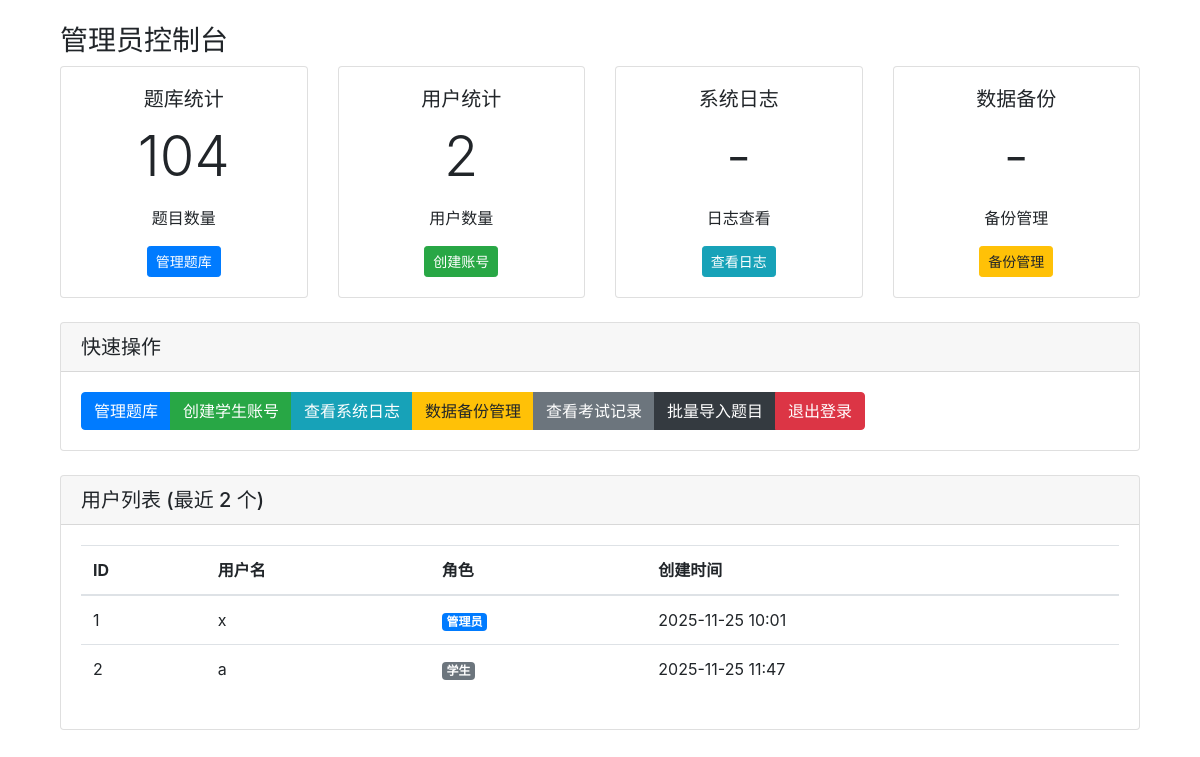
The page /admin/dashboard (signed in) on the database its author committed.
### app/models.py (models this page shows, shortened)
class User(db.Model):
    __tablename__ = 'users'
    id = db.Column(db.Integer, primary_key=True)
    username = db.Column(db.String(80), unique=True, nullable=False)
    password_hash = db.Column(db.String(200), nullable=False)
    is_admin = db.Column(db.Boolean, default=False)
    created_at = db.Column(db.DateTime, default=datetime.datetime.utcnow)

### app/admin/routes.py (the view)
@admin_bp.route('/dashboard')
@admin_required
def dashboard():
    from ..models import Question, User
    qcount = Question.query.count()
    users = User.query.limit(20).all()
    return render_template('admin/dashboard.html', qcount=qcount, users=users)

### app/admin/routes.py (called while the page is built)
def admin_required(f):
    from functools import wraps
    @wraps(f)
    def wrapper(*args, **kwargs):
        uid = session.get('user_id')
        if not uid:
            flash('请先登录', 'warning')
            return redirect(url_for('auth.login'))
        from ..models import User
        u = User.query.get(uid)
        if not u or not u.is_admin:
            flash('需要管理员权限', 'danger')
            return redirect(url_for('auth.index'))
        return f(*args, **kwargs)
    return wrapper

### app/templates/admin/dashboard.html (shortened to what this page needs)
{% extends "base.html" %}
{% block content %}
<div class="container mt-4">
    <h3>管理员控制台</h3>
    <div class="row mb-4">
        <div class="col-md-3">
            <div class="card text-center">
                <div class="card-body">
                    <h5 class="card-title">题库统计</h5>
                    <p class="card-text display-4">{{ qcount }}</p>
                    <p class="card-text">题目数量</p>
                    <a href="{{ url_for('admin.questions') }}" class="btn btn-primary btn-sm">管理题库</a>
                </div>
            </div>
        </div>
        <div class="col-md-3">
            <div class="card text-center">
                <div class="card-body">
                    <h5 class="card-title">用户统计</h5>
                    <p class="card-text display-4">{{ users|length }}</p>
                    <p class="card-text">用户数量</p>
                    <a href="{{ url_for('admin.create_student') }}" class="btn btn-success btn-sm">创建账号</a>
                </div>
            </div>
        </div>
        <div class="col-md-3">
            <div class="card text-center">
                <div class="card-body">
                    <h5 class="card-title">系统日志</h5>
                    <p class="card-text display-4">-</p>
                    <p class="card-text">日志查看</p>
                    <a href="{{ url_for('admin.view_logs') }}" class="btn btn-info btn-sm">查看日志</a>
                </div>
            </div>
        </div>
        <div class="col-md-3">
            <div class="card text-center">
                <div class="card-body">
                    <h5 class="card-title">数据备份</h5>
                    <p class="card-text display-4">-</p>
                    <p class="card-text">备份管理</p>
                    <a href="{{ url_for('admin.manage_backups') }}" class="btn btn-warning btn-sm">备份管理</a>
                </div>
            </div>
        </div>
    </div>
    <div class="card mb-4">
        <div class="card-header">
            <h5 class="mb-0">快速操作</h5>
        </div>
        <div class="card-body">
            <div class="btn-group" role="group">
                <a class="btn btn-primary" href="{{ url_for('admin.questions') }}">管理题库</a>
                <a class="btn btn-success" href="{{ url_for('admin.create_student') }}">创建学生账号</a>
                <a class="btn btn-info" href="{{ url_for('admin.view_logs') }}">查看系统日志</a>
                <a class="btn btn-warning" href="{{ url_for('admin.manage_backups') }}">数据备份管理</a>
                <a class="btn btn-secondary" href="{{ url_for('admin.records') }}">查看考试记录</a>
                <a class="btn btn-dark" href="{{ url_for('admin.import_csv') }}">批量导入题目</a>
                <a class="btn btn-danger" href="{{ url_for('auth.logout') }}">退出登录</a>
            </div>
        </div>
    </div>
    <div class="card">
        <div class="card-header">
            <h5 class="mb-0">用户列表 (最近 {{ users|length }} 个)</h5>
        </div>
        <div class="card-body">
            {% if users %}
            <div class="table-responsive">
                <table class="table table-hover">
                    <thead>
                        <tr>
                            <th>ID</th>
                            <th>用户名</th>
                            <th>角色</th>
                            <th>创建时间</th>
                        </tr>
                    </thead>
                    <tbody>
                        {% for user in users %}
                        <tr>
                            <td>{{ user.id }}</td>
                            <td>{{ user.username }}</td>
                            <td>
                                <span class="badge badge-{{ 'primary' if user.is_admin else 'secondary' }}">
                                    {{ '管理员' if user.is_admin else '学生' }}
                                </span>
                            </td>
                            <td>{{ user.created_at.strftime('%Y-%m-%d %H:%M') if user.created_at else '未知' }}</td>
                        </tr>
                        {% endfor %}
                    </tbody>
                </table>
            </div>
            {% else %}
            <p class="text-muted">暂无用户数据</p>
            {% endif %}
        </div>
    </div>
</div>
{% endblock %}

### rows shown on the page
User: id "1", username "x", is_admin "管理员", created_at "2025-11-25 10:01"
User: id "2", username "a", is_admin "学生", created_at "2025-11-25 11:47"

### other values the page prints
{{ qcount }} "104"
{{ users|length }} "2"
